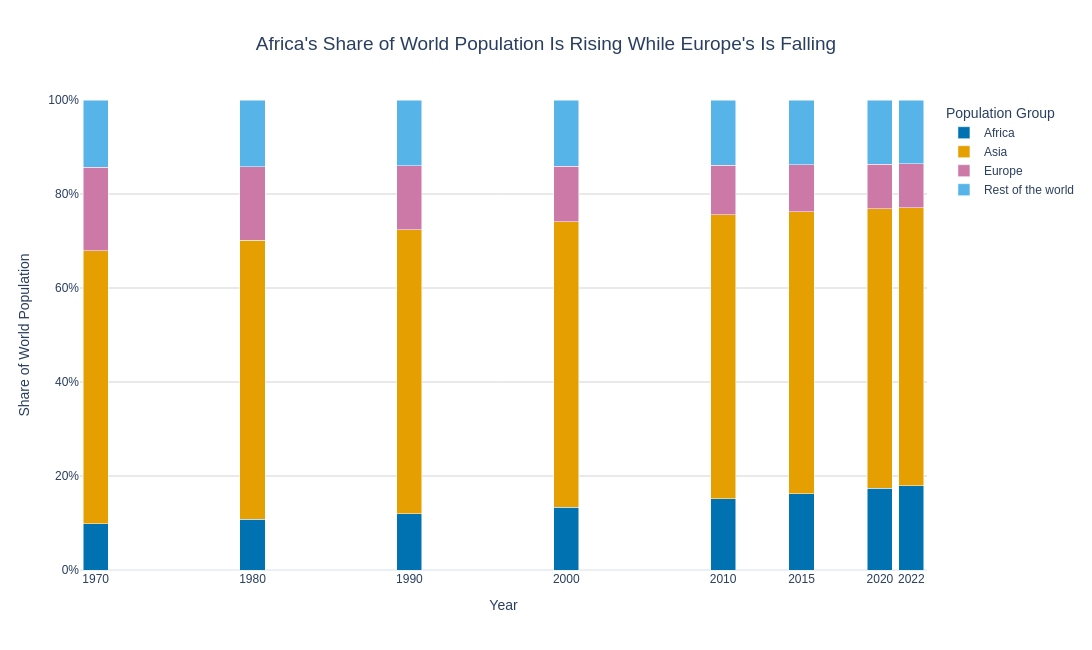

Notebook source saved alongside this figure:
### Markdown cell above
**Chart choice & justification:** *Which chart did you choose, and why? Justify design choices.

*YOUR ANSWER HERE* : I chose a 100% stacked bar chart because it shows how each continent's share contributes to the total world population in different years. Each bar represents 100% of the world population, allowing easy comparison of changes in population shares from 1970 to 2022. Africa, Asia and Europe are displayed separately, while the remaining continents are grouped as Rest of the world. Different colours distinguish the four groups.

### Code cell
# Q7 - Whose share of the world is rising?

# Prepare data
q7_data = df_long.copy()

# Group the continents
q7_data['Group'] = q7_data['Continent'].apply(
    lambda x: x if x in ['Africa', 'Asia', 'Europe']
    else 'Rest of the world'
)

# Calculate population by year and group
grouped_pop = q7_data.groupby(
    ['Year', 'Group']
)['Population'].sum().reset_index()

# Calculate total world population per year
yearly_total = grouped_pop.groupby(
    'Year'
)['Population'].transform('sum')

# Calculate world population share
grouped_pop['World Share (%)'] = (
    grouped_pop['Population'] / yearly_total
) * 100

# Set group order
group_order = [
    'Africa',
    'Asia',
    'Europe',
    'Rest of the world'
]

# Colourblind-friendly palette
group_colors = {
    'Africa': '#0072B2',
    'Asia': '#E69F00',
    'Europe': '#CC79A7',
    'Rest of the world': '#56B4E9'
}

# Create 100% stacked bar chart
fig = px.bar(
    grouped_pop,
    x='Year',
    y='World Share (%)',
    color='Group',
    barmode='stack',
    category_orders={'Group': group_order},
    color_discrete_map=group_colors,
    title="Africa's Share of World Population Is Rising While Europe's Is Falling",
    labels={
        'Year': 'Year',
        'World Share (%)': 'Share of World Population',
        'Group': 'Population Group'
    },
    template='plotly_white'
)

# Format bars
fig.update_traces(
    hovertemplate=(
        '<b>%{fullData.name}</b><br>'
        'Year: %{x}<br>'
        'World share: %{y:.2f}%'
        '<extra></extra>'
    )
)

# Improve layout
fig.update_layout(
    title=dict(
        x=0.5,
        xanchor='center',
        font=dict(size=19)
    ),
    height=650,
    width=1100,
    font=dict(family='Arial', size=12),
    xaxis=dict(
        title='Year',
        tickmode='array',
        tickvals=sorted(grouped_pop['Year'].unique())
    ),
    yaxis=dict(
        title='Share of World Population',
        ticksuffix='%',
        range=[0, 100],
        dtick=20,
        showgrid=True,
        gridcolor='lightgrey'
    ),
    legend_title_text='Population Group',
    plot_bgcolor='white',
    paper_bgcolor='white'
)

fig.show()

# Compare 1970 and 2022
comparison = grouped_pop[
    grouped_pop['Year'].isin([1970, 2022])
].pivot(
    index='Group',
    columns='Year',
    values='World Share (%)'
)

comparison['Change (percentage points)'] = (
    comparison[2022] - comparison[1970]
)

print("Q7: WORLD POPULATION SHARE ANALYSIS")
print(comparison.round(2).to_string())

### Figure 1 — Plotly figure (JSON) as saved in the notebook; plotly's stock layout.template omitted (floating-point values rounded to 4 significant figures)
{"data": [{"hovertemplate": "<b>%{fullData.name}</b><br>Year: %{x}<br>World share: %{y:.2f}%<extra></extra>", "legendgroup": "Africa", "marker": {"color": "#0072B2", "pattern": {"shape": ""}}, "name": "Africa", "orientation": "v", "showlegend": true, "textposition": "auto", "type": "bar", "x": [1970, 1980, 1990, 2000, 2010, 2015, 2020, 2022], "xaxis": "x", "y": [9.893, 10.84, 12.01, 13.32, 15.11, 16.18, 17.36, 17.89], "yaxis": "y"}, {"hovertemplate": "<b>%{fullData.name}</b><br>Year: %{x}<br>World share: %{y:.2f}%<extra></extra>", "legendgroup": "Asia", "marker": {"color": "#E69F00", "pattern": {"shape": ""}}, "name": "Asia", "orientation": "v", "showlegend": true, "textposition": "auto", "type": "bar", "x": [1970, 1980, 1990, 2000, 2010, 2015, 2020, 2022], "xaxis": "x", "y": [58.06, 59.32, 60.41, 60.76, 60.43, 60.05, 59.48, 59.21], "yaxis": "y"}, {"hovertemplate": "<b>%{fullData.name}</b><br>Year: %{x}<br>World share: %{y:.2f}%<extra></extra>", "legendgroup": "Europe", "marker": {"color": "#CC79A7", "pattern": {"shape": ""}}, "name": "Europe", "orientation": "v", "showlegend": true, "textposition": "auto", "type": "bar", "x": [1970, 1980, 1990, 2000, 2010, 2015, 2020, 2022], "xaxis": "x", "y": [17.76, 15.59, 13.55, 11.81, 10.53, 9.987, 9.514, 9.32], "yaxis": "y"}, {"hovertemplate": "<b>%{fullData.name}</b><br>Year: %{x}<br>World share: %{y:.2f}%<extra></extra>", "legendgroup": "Rest of the world", "marker": {"color": "#56B4E9", "pattern": {"shape": ""}}, "name": "Rest of the world", "orientation": "v", "showlegend": true, "textposition": "auto", "type": "bar", "x": [1970, 1980, 1990, 2000, 2010, 2015, 2020, 2022], "xaxis": "x", "y": [14.29, 14.25, 14.02, 14.1, 13.93, 13.79, 13.65, 13.57], "yaxis": "y"}], "layout": {"barmode": "stack", "font": {"family": "Arial", "size": 12}, "height": 650, "legend": {"title": {"text": "Population Group"}, "tracegroupgap": 0}, "paper_bgcolor": "white", "plot_bgcolor": "white", "title": {"font": {"size": 19}, "text": "Africa's Share of World Population Is Rising While Europe's Is Falling", "x": 0.5, "xanchor": "center"}, "width": 1100, "xaxis": {"anchor": "y", "domain": [0, 1], "tickmode": "array", "tickvals": [1970, 1980, 1990, 2000, 2010, 2015, 2020, 2022], "title": {"text": "Year"}}, "yaxis": {"anchor": "x", "domain": [0, 1], "dtick": 20, "gridcolor": "lightgrey", "range": [0, 100], "showgrid": true, "ticksuffix": "%", "title": {"text": "Share of World Population"}}}}
